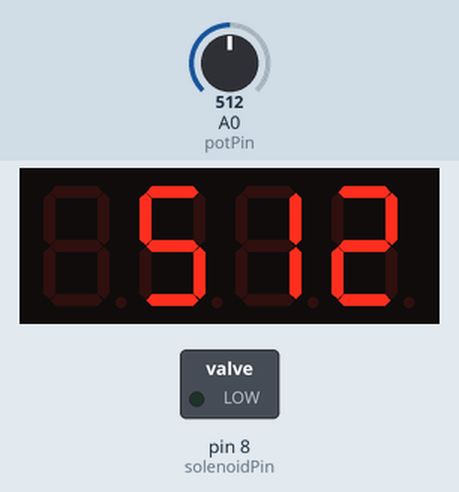
The sketch below on a simulated Arduino Uno, built with avr-gcc and run on an emulated ATmega328P. On the bench: 4-digit seven-segment display, switched loads named in the sketch (green lamp = pin HIGH). Dashed ring = blinking. The inputs (shaded band) are chosen by the test bench; at power-on: A0 (potPin) = 512.

Above: at 1.8 s.
1.9 s: A0 (potPin) set to 122
At 2.24 s:
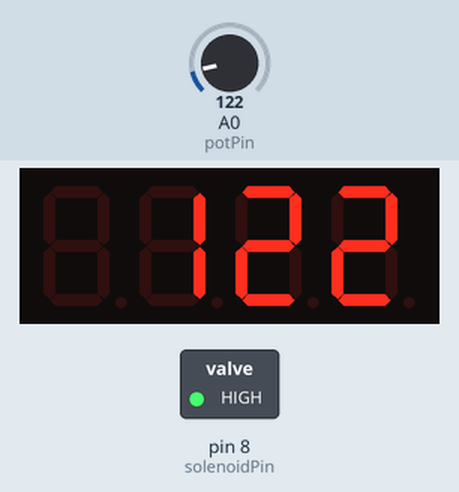
3.6 s: A0 (potPin) set to 0
5.4 s: A0 (potPin) set to 306
At 5.98 s:
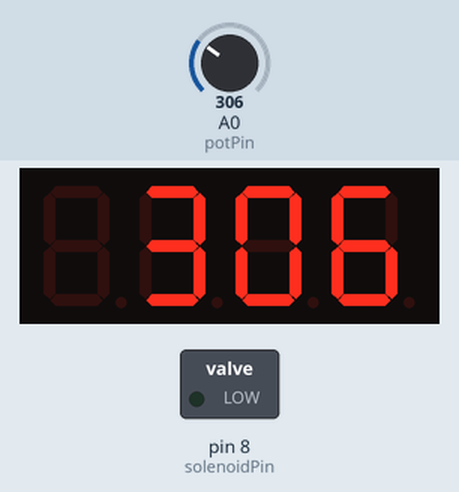
Timing chart, 0 to 12.9 s (numbered marks = the images above; inputs shaded):
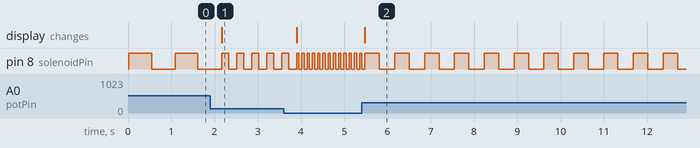

Measured:
- after the input at 1.9 s, the display: changes after 0.26 s (image 1)
- after the input at 5.4 s, the display: changes after 0.08 s (image 2)
- by itself, pin 8 (solenoidPin): repeats every 0.69 s: HIGH 0.33 s, LOW 0.36 s

The sketch:

gerak_gerak_maju_mundur_solenoid.ino
```cpp
#include <TM1637Display.h>

// Pin solenoid
int solenoidPin = 8;
// Pin potensiometer
int potPin = A0;

// Pin CLK dan DIO untuk TM1637
#define CLK 2
#define DIO 3
TM1637Display display(CLK, DIO);

void setup() {
  // Atur pin solenoid sebagai output
  pinMode(solenoidPin, OUTPUT);

  // Inisialisasi TM1637
  display.setBrightness(0x0f);  // Atur kecerahan maksimum
}

void loop() {
  // Baca nilai potensiometer (0 - 1023)
  int potValue = analogRead(potPin);

  // Ubah nilai potensiometer menjadi waktu delay (semakin kecil, semakin cepat getaran)
  int delayTime = map(potValue, 0, 1023, 50, 1000); // Ubah range delay sesuai kebutuhan

  // Tampilkan nilai potensiometer pada TM1637
  display.showNumberDec(potValue, false, 4, 0);

  // Hidupkan solenoid
  digitalWrite(solenoidPin, HIGH);
  delay(delayTime);

  // Matikan solenoid
  digitalWrite(solenoidPin, LOW);
  delay(delayTime);
}
```
